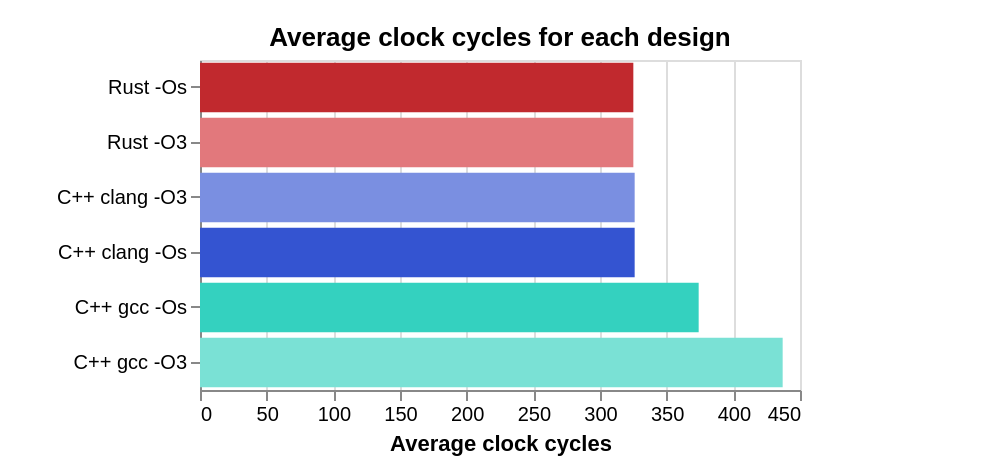

This figure's Vega-Lite source:
### Vega-Lite specification from a JSON file in a GitHub repository (floating-point values rounded to 4 significant figures)
{"$schema": "https://vega.github.io/schema/vega-lite/v5.json", "title": "Average clock cycles for each design", "data": {"values": [{"Logic blocks": 1945, "Flip-flops": 626, "RAM blocks": 0, "trueDualPortBlockRam": 0, "Multipliers": 0, "otherBlocks": 0, "Area": 2571, "Maximum frequency (MHz)": 83.13, "Average clock cycles": 325, "id": "md5_rust_size", "Setup": "Rust -Os", "Scenario": "Rust", "compilerSetup": "rust -Os", "Implementation": "Rust", "Function": "md5", "Compiler": "Rust", "Optimized for": "size", "Optimization flag": "-Os", "Language": "Rust", "Idiomatic": "false", "From crates.io": "false", "color": "#C1292E"}, {"Logic blocks": 1997, "Flip-flops": 626, "RAM blocks": 0, "trueDualPortBlockRam": 0, "Multipliers": 0, "otherBlocks": 0, "Area": 2623, "Maximum frequency (MHz)": 84.75, "Average clock cycles": 325, "id": "md5_rust_speed", "Setup": "Rust -O3", "Scenario": "Rust", "compilerSetup": "rust -O3", "Implementation": "Rust", "Function": "md5", "Compiler": "Rust", "Optimized for": "speed", "Optimization flag": "-O3", "Language": "Rust", "Idiomatic": "false", "From crates.io": "false", "color": "#E2787C"}, {"Logic blocks": 2043, "Flip-flops": 556, "RAM blocks": 0, "trueDualPortBlockRam": 0, "Multipliers": 0, "otherBlocks": 0, "Area": 2599, "Maximum frequency (MHz)": 91.81, "Average clock cycles": 326, "id": "md5_clang_speed", "Setup": "C++ clang -O3", "Scenario": "C++ clang", "compilerSetup": "clang -O3", "Implementation": "C++", "Function": "md5", "Compiler": "Clang", "Optimized for": "speed", "Optimization flag": "-O3", "Language": "C++", "Idiomatic": "false", "From crates.io": "false", "color": "#7A8FE1"}, {"Logic blocks": 2613, "Flip-flops": 765, "RAM blocks": 0, "trueDualPortBlockRam": 0, "Multipliers": 0, "otherBlocks": 0, "Area": 3378, "Maximum frequency (MHz)": 103.3, "Average clock cycles": 437, "id": "md5_gcc_speed", "Setup": "C++ gcc -O3", "Scenario": "C++ gcc", "compilerSetup": "gcc -O3", "Implementation": "C++", "Function": "md5", "Compiler": "GCC", "Optimized for": "speed", "Optimization flag": "-O3", "Language": "C++", "Idiomatic": "false", "From crates.io": "false", "color": "#7AE1D5"}, {"Logic blocks": 2043, "Flip-flops": 556, "RAM blocks": 0, "trueDualPortBlockRam": 0, "Multipliers": 0, "otherBlocks": 0, "Area": 2599, "Maximum frequency (MHz)": 91.81, "Average clock cycles": 326, "id": "md5_clang_size", "Setup": "C++ clang -Os", "Scenario": "C++ clang", "compilerSetup": "clang -Os", "Implementation": "C++", "Function": "md5", "Compiler": "Clang", "Optimized for": "size", "Optimization flag": "-Os", "Language": "C++", "Idiomatic": "false", "From crates.io": "false", "color": "#3454D1"}, {"Logic blocks": 1961, "Flip-flops": 599, "RAM blocks": 0, "trueDualPortBlockRam": 0, "Multipliers": 0, "otherBlocks": 0, "Area": 2560, "Maximum frequency (MHz)": 91.47, "Average clock cycles": 374, "id": "md5_gcc_size", "Setup": "C++ gcc -Os", "Scenario": "C++ gcc", "compilerSetup": "gcc -Os", "Implementation": "C++", "Function": "md5", "Compiler": "GCC", "Optimized for": "size", "Optimization flag": "-Os", "Language": "C++", "Idiomatic": "false", "From crates.io": "false", "color": "#34D1BF"}]}, "autosize": "none", "padding": {"left": 100, "top": 30, "right": 100, "bottom": 40}, "width": 300, "height": 165, "mark": {"type": "bar", "tooltip": true, "stroke": "black"}, "encoding": {"y": {"field": "Setup", "title": null, "sort": "x"}, "x": {"field": "Average clock cycles", "type": "quantitative"}, "color": {"legend": null, "field": "color", "type": "nominal", "scale": {"range": {"field": "color"}}}, "tooltip": [{"field": "Average clock cycles", "type": "quantitative"}, {"field": "Compiler"}, {"field": "Optimized for"}], "strokeWidth": {"condition": [{"param": "hover", "empty": false, "value": 0.5}], "value": 0}}, "params": [{"name": "hover", "select": {"type": "point", "on": "mouseover"}}]}
